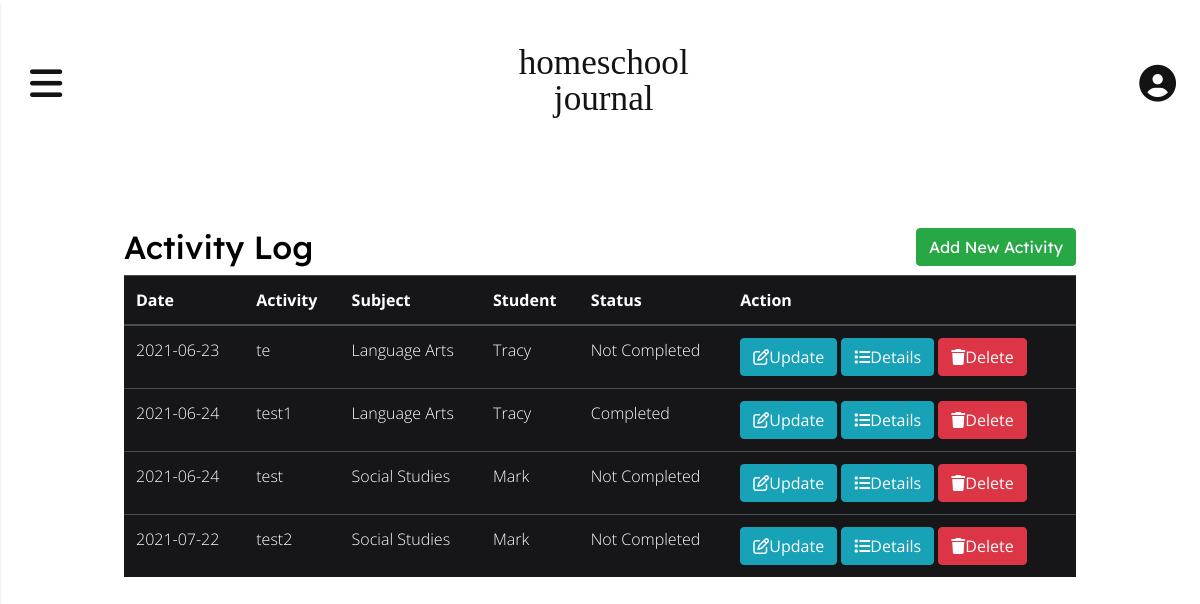
Page /log (signed in) on the committed database.
### app/models.py (models this page shows, shortened)
class Activity(db.Model):
    id = db.Column(db.Integer, primary_key=True)
    title = db.Column(db.String(150), index=True, nullable=False)
    user_id = db.Column(db.Integer, db.ForeignKey('user.id'), index=True)
    subject_id = db.Column(db.Integer, db.ForeignKey('subject.id'), index=True, nullable=False)
    student_id = db.Column(db.Integer, db.ForeignKey('student.id'), index=True, nullable=False)
    description = db.Column(db.Text, index=True)
    resources = db.Column(db.Text, index=True)
    activity_date = db.Column(db.String(64), index=True, nullable=False)
    notes = db.Column(db.Text, index=True)
    status = db.Column(db.String(64), index=True, nullable=False)

class Subject(db.Model):
    id = db.Column(db.Integer, primary_key=True)
    user_id = db.Column(db.Integer, db.ForeignKey('user.id'), index=True)
    subject_name = db.Column(db.String(64), index=True)
    activities = db.relationship('Activity', backref='subject', lazy='dynamic')
    def __str__(self):
        return self.subject_name

class Student(db.Model):
    id = db.Column(db.Integer, primary_key=True)
    student_name = db.Column(db.String(64), index=True)
    user_id = db.Column(db.Integer, db.ForeignKey('user.id'))
    attendance = db.relationship('Attendance', backref='student', lazy='dynamic')
    activities = db.relationship('Activity', backref='student', lazy='dynamic')
    def __str__(self):
        return self.student_name

### app/routes.py (the view)
@app.route('/log', methods = ('GET', 'POST'))
@login_required
def log():
    activities = current_user.activities.order_by(Activity.activity_date).all()
    return render_template('log.html', activities=activities)

### app/models.py (called while the page is built)
@login.user_loader
def load_user(id):
    return User.query.get(int(id))

### app/templates/log.html (shortened to what this page needs)
{% extends 'base.html' %}
{% block content %}
    <div class="activity-log-header">
        <h2>Activity Log <a href="{{ url_for('add') }}" id="add-btn" class="btn btn-success float-right">Add New Activity</a></h2>
    </div>
    <table class="table table-hover table-dark">
        <thead>
            <tr>
                <th>Date</th>
                <th>Activity</th>
                <th>Subject</th>
                <th>Student</th>
                <th>Status</th>
                <th>Action</th>
            </tr>
        </thead>
        <tbody>
            {% for activity in activities %}
            <tr>
                <td>{{ activity.activity_date }}</td>
                <td>{{ activity.title }}</td>
                <td>{{ activity.subject }}</td>
                <td>{{ activity.student }}</td>
                <td>{{ activity.status }}</td>
                <td>
                    <a href="{{ url_for('update', title=activity.title) }}" class="btn btn-info btn-xs"><i class="far fa-edit"></i>Update</a>
                    <a href="{{ url_for('details', title=activity.title) }}" class="btn btn-info btn-xs"><i class="fas fa-list"></i></i>Details</a>
                    <a href="{{ url_for('delete', id=activity.id) }}" class="btn btn-danger btn-xs" onclick="return confirm('Are you sure you want to delete?')"><i class="fas fa-trash"></i>Delete</a>
                </td>
            </tr>
            {% endfor %}
        </tbody>
    </table>
{% endblock %}

### app/static/style.css (style rules this page uses)
:root { --black: #131313; --off-white: hsla(240, 7%, 100%, 1); --bg-light: #EBF6F2; --bg-navbar: #DEDBFE; --bg-dark: #167973; --content-bg-light: #D7ECE5; --attendance-bg:#FBE6CC; --link-color: #6354F7; --link-hover-color: #872CA7; --highlight-color: #6354F7; --btn-bright: #FE6146; --btn-bg-color-light: #C7C4E3; --alert-color: rgba(196, 61, 55, 0.3); --header-icon-hover-color: #872CA7; }
*, *:before, *:after { box-sizing: border-box; }
body { margin: 0; padding: 0; background-color: var(--off-white); color: #000; font-family: 'Open Sans', sans-serif; font-weight: 300; }
a { text-decoration:none; color: var(--link-color); cursor: pointer; }
h1, h2, h3, h4 { font-family: "Lexend Deca", serif; }
.activity-log-header { padding-top: 30px; }
.table-dark { background-color: #161619; color: #FFFFFF; }

### rows in the picture
Activity: activity_date "2021-06-23", title "te", subject "Language Arts", student "Tracy", status "Not Completed"
Activity: activity_date "2021-06-24", title "test1", subject "Language Arts", student "Tracy", status "Completed"
Activity: activity_date "2021-06-24", title "test", subject "Social Studies", student "Mark", status "Not Completed"
Activity: activity_date "2021-07-22", title "test2", subject "Social Studies", student "Mark", status "Not Completed"
